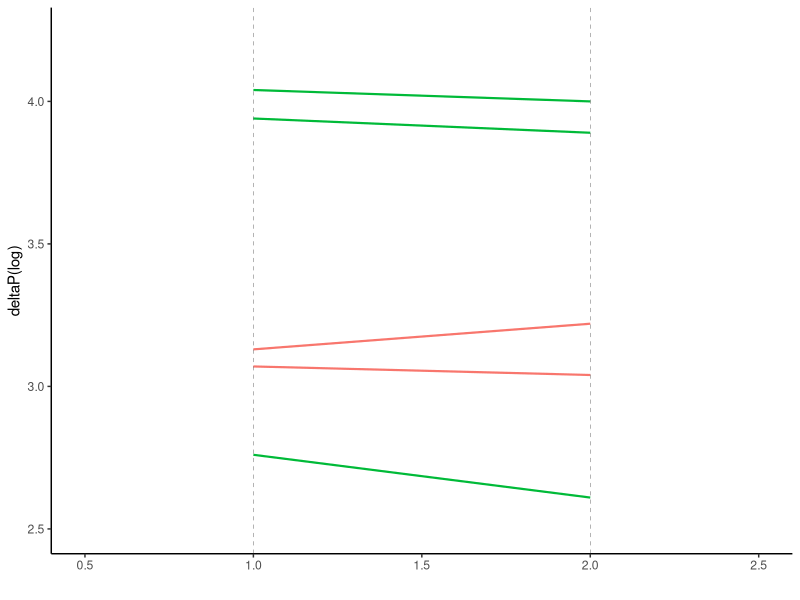
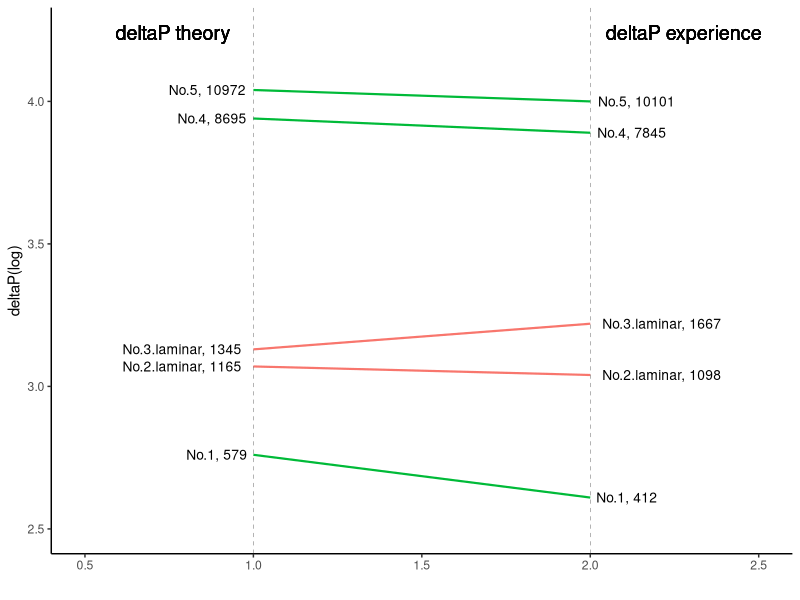

Reproduce these figures in R, in order.
## ---- chunk 1
rm(list = ls())
## ---- chunk 2
library(ggplot2)
library(scales)
## ---- chunk 3
theme_get()
## ---- chunk 4
theme_set(theme_classic())
## ---- chunk 5
df5 <- read.csv("Flowrate-deltaP-lam-log.csv")
df5
## ---- chunk 6
str(df5)
## ---- chunk 7
#colnames(df) <- c("continent", "1952", "1957")
left_label <- paste(df5$expNo, round(df5$deltaPtheory),sep=", ")
right_label <- paste(df5$expNo, round(df5$deltaPexp),sep=", ")
left_label
right_label
## ---- chunk 8
df5$class <- c("green","red","red","green","green")
## ---- chunk 9
p <- ggplot(df5) + geom_segment(aes(x=1, xend=2, y=`deltaPtheory.LOG`, yend=`deltaPexp.LOG`, col=class), linewidth=.75, show.legend=F) + 
  geom_vline(xintercept=1, linetype="dashed", linewidth=.1) + 
  geom_vline(xintercept=2, linetype="dashed", linewidth=.1) +
  scale_color_manual( values = c("green"="#00ba38", "red"="#f8766d")) +  # color of lines
  labs(x="", y="deltaP(log)") +  # Axis labels
  xlim(.5, 2.5) + ylim(2.5,(1.05*(max(df5$`deltaPtheory.LOG`, df5$`deltaPexp.LOG`))))  # X and Y axis limits

p
## ---- chunk 10
p <- p + geom_text(label=left_label, y=df5$`deltaPtheory.LOG`, x=rep(1, NROW(df5)), hjust=1.1, size=3.5)
p <- p + geom_text(label=right_label, y=df5$`deltaPexp.LOG`, x=rep(2, NROW(df5)), hjust=-0.1, size=3.5)
p <- p + geom_text(label="deltaP theory", x=1, y=1.05*(max(df5$`deltaPtheory.LOG`, df5$`deltaPexp.LOG`)), hjust=1.2, size=5)  # title
p <- p + geom_text(label="deltaP experience", x=2, y=1.05*(max(df5$`deltaPtheory.LOG`, df5$`deltaPexp.LOG`)), hjust=-0.1, size=5)  # title

p
